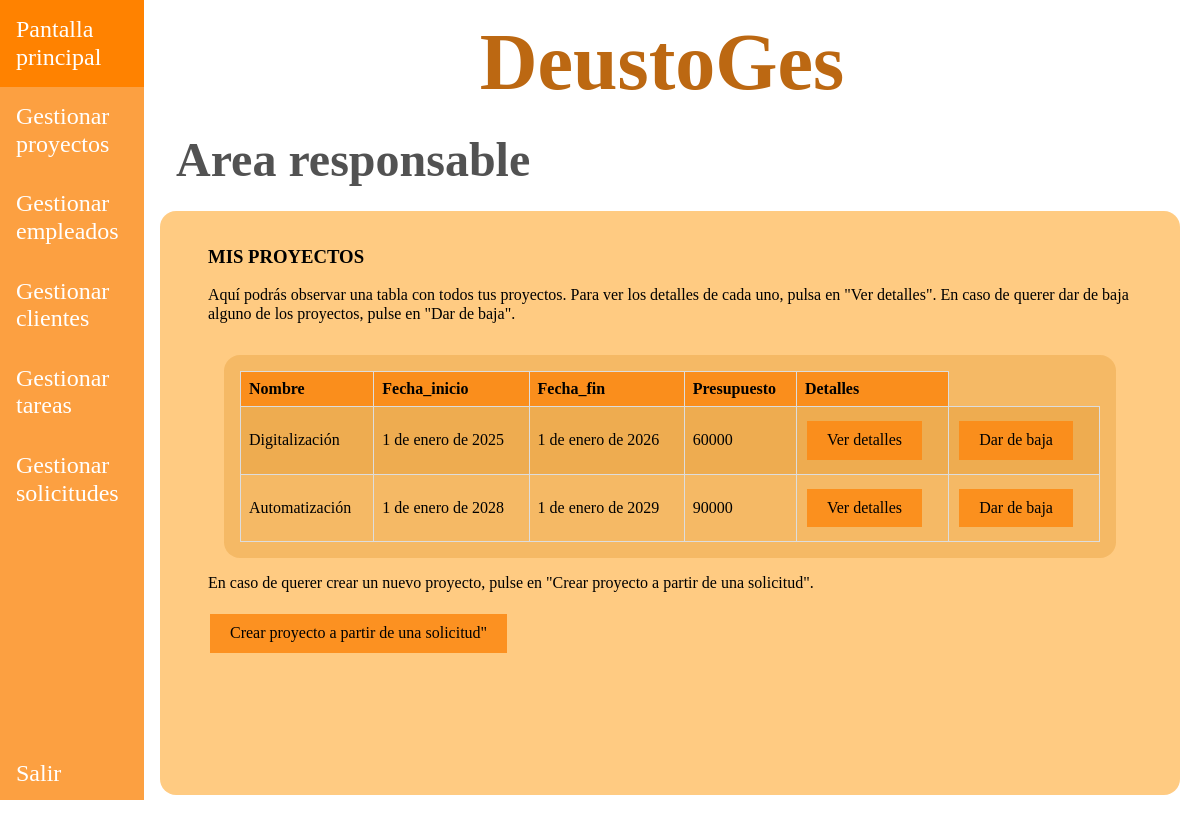
The page /appDeustoGes/responsables/1/proyectos/ on the database as committed earlier.
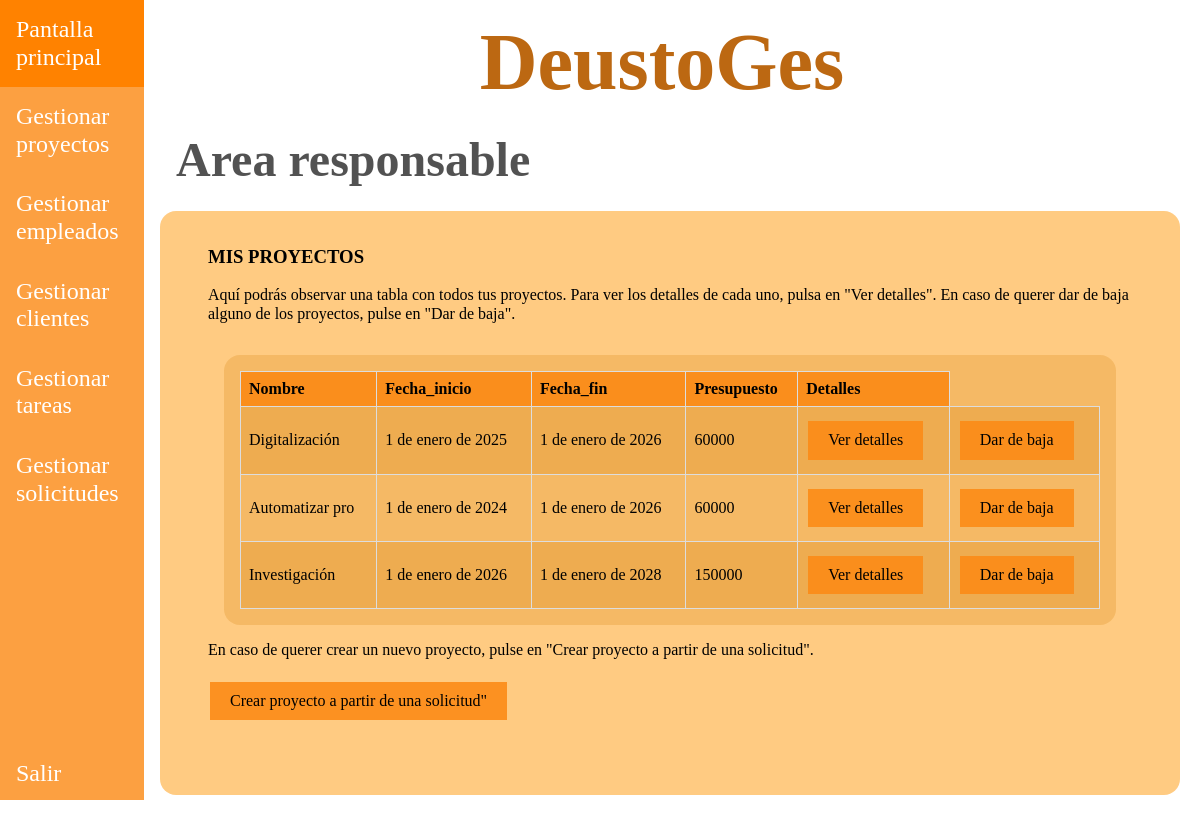
The same page on the database as committed later.
### appDeustoGes/models.py (models this page shows, shortened)
class Proyecto(models.Model):
    nombre = models.CharField(max_length=15)
    descripcion = models.TextField()
    fecha_inicio = models.DateField(default=date(2020, 1, 1))
    fecha_fin = models.DateField(default=date(2020, 1, 1))
    presupuesto = models.IntegerField()
    responsable = models.ForeignKey(Empleado, on_delete=models.CASCADE)
    cliente = models.ForeignKey(Cliente, on_delete=models.CASCADE)
    created = models.DateTimeField(auto_now_add=True, blank=True, null=True)
    updated = models.DateTimeField(auto_now=True, blank=True, null=True)
    class Meta:
        verbose_name = "proyecto"
        verbose_name_plural = "proyectos"

### appDeustoGes/views.py (the view)
# urls.py: path("/responsables/<int:id_responsable>/proyectos/", views.index_proyectos, name='proyectos_index'),
def index_proyectos(request, id_responsable):
    responsable = get_object_or_404(Empleado, id=id_responsable)
    proyectos = Proyecto.objects.all()
    return render(request, "appDeustoGes/gestion_proyectos.html", {"proyectos": proyectos,
                                                                   "responsable": responsable})

### templates/appDeustoGes/gestion_proyectos.html
{% extends "base.html" %}
{% block css %}
    <link rel="stylesheet" href="/../static/css/normalize.css">
    <link rel="stylesheet" href="/../static/css/style.css">
{% endblock %}
{% block nav_header %}
    <nav class="barra-lateral">
        <ul class="listado-barra-lateral">
            <div>
                <li><a href="{% url 'pantalla_responsable' responsable.id %}">Pantalla principal</a></li>
                <li><a href="{% url 'proyectos_index' responsable.id %}">Gestionar proyectos</a></li>
                <li><a href="{% url 'gestion_empleados' responsable.id %}">Gestionar empleados</a></li>
                <li><a href="{% url 'gestion_clientes' responsable.id %}">Gestionar clientes</a></li>
                <li><a href="{% url 'gestion_tareas' responsable.id %}">Gestionar tareas</a></li>
                <li><a href="{% url 'gestion_solicitudes' responsable.id %}">Gestionar solicitudes</a></li>
            </div>
            <div>
                <li><a href="{% url 'pantalla_inicio' %}">Salir</a></li>
            </div>
        </ul>
    </nav>
{% endblock %}
{% block main_contenido %}
    <h2>Area responsable</h2>
<div class="contenido">
    <div class="introduccion">
        <h3>MIS PROYECTOS</h3>
        <p>Aquí podrás observar una tabla con todos tus proyectos. Para ver los detalles de cada uno, pulsa en
            "Ver detalles". En caso de querer dar de baja alguno de los proyectos, pulse en "Dar de baja".</p>
        <div class="responsable-overflow">
        <div class="contenido_interno">
            <table class="estilos-table">
                <thead>
                    <tr>
                        <th>Nombre</th>
                        <th>Fecha_inicio</th>
                        <th>Fecha_fin</th>
                        <th>Presupuesto</th>
                        <th>Detalles</th>
                    </tr>
                </thead>
                <tbody>
                    {% for proyecto in proyectos %}
                        {% if responsable.id == proyecto.responsable_id %}
                            <tr>
                                <td>{{ proyecto.nombre }}</td>
                                <td>{{ proyecto.fecha_inicio }}</td>
                                <td>{{ proyecto.fecha_fin }}</td>
                                <td>{{ proyecto.presupuesto }}</td>
                                <td><a href="{% url 'proyecto_detail' responsable.id proyecto.id %}"
                                       class="añadir-button">Ver detalles</a></td>
                                <td><a href="{% url 'delete_proyecto' responsable.id proyecto.id %}"
                                       class="añadir-button">Dar de baja</a></td>
                            </tr>
                        {% endif %}
                    {% endfor %}
                </tbody>
            </table>
        </div>
        <p>En caso de querer crear un nuevo proyecto, pulse en "Crear proyecto a partir de una solicitud".</p>
        <button class="añadir-button">
            <a href="{% url 'gestion_solicitudes' responsable.id %}">Crear proyecto a partir de una solicitud"</a>
        </button>
        </div>
    </div>
</div>
{% endblock %}

### templates/base.html (shortened to what this page needs)
<!doctype html>
<html lang=es>
<head>
    {% block css %}{% endblock %}
</head>
<body class="flex">
    <div>
        {% block nav_header %}{% endblock %}
    </div>
    <div class="flex2">
        <header>
            <h1>DeustoGes</h1>
        </header>
        <main>
            {% block main_contenido %}{% endblock %}
        </main>
    </div>
</body>
</html>

### static/css/style.css (style rules this page uses)
html { box-sizing: border-box; }
*, *:before, *:after { box-sizing: inherit; }
a { text-decoration: none; color: black; }
ul { list-style: none; margin: 0; padding: 0; }
.flex { display: flex; flex-wrap: wrap; width: 100%; overflow-x: hidden; }
.flex2 { display: flex; flex-wrap: wrap; flex-direction: column; }
h1 { text-align: center; font-size: 10vh; margin-top: 1rem; margin-bottom: 0; color: #bc6812; }
h2 { margin-block:0; padding-block: 1.5rem; margin-left: 2rem; font-size: 6vh; width: 100%; color: rgba(0, 0, 0, 0.678); }
.barra-lateral { width: 12vw; background-color: rgba(252, 140, 24, 0.82); height: 100vh; }
.listado-barra-lateral { display: grid; grid-template-rows: 93vh 7vh; }
.listado-barra-lateral a { font-size: 1.5rem; color: white; display: block; padding: 1rem; }
.contenido { padding: 1rem; margin-left: 1rem; width: 85vw; height: 73vh; background-color: rgba(255, 149, 0, 0.49); border-radius: 1rem; }
.responsable-overflow { height: 35rem; overflow: scroll; overflow-x: hidden; }
.introduccion { margin-inline: 2rem; }
.contenido_interno { margin-inline: 1rem; padding: 1rem; background-color: rgba(216, 136, 24, 0.27); margin-block: 1rem; border-radius: 1rem; }
.estilos-table { width: 100%; border-collapse: collapse; }
.estilos-table th { background-color: rgba(252, 140, 24, 0.91); border: 1px solid #dddddd; text-align: left; padding: 8px; }
.estilos-table td { border: 1px solid #dddddd; text-align: left; padding: 8px; }
.estilos-table tr:nth-child(odd) { background-color: rgba(216, 136, 24, 0.27); }
.estilos-table td a { text-decoration: none; color: black; }
.añadir-button { background-color: rgba(252, 140, 24, 0.91); text-align: center; border: none; color: white; padding: 10px 20px; text-decoration: none; display: inline-block; font-size: 16px; margin: 6px 2px; transition-duration: 0.4s; cursor: pointer; }

Rows that differ between the two databases and show on the page:
removed Proyecto: nombre "Automatización", fecha_inicio "1 de enero de 2028", fecha_fin "1 de enero de 2029", presupuesto "90000"
added Proyecto: nombre "Automatizar pro", fecha_inicio "1 de enero de 2024", fecha_fin "1 de enero de 2026", presupuesto "60000"
added Proyecto: nombre "Investigación", fecha_inicio "1 de enero de 2026", fecha_fin "1 de enero de 2028", presupuesto "150000"
